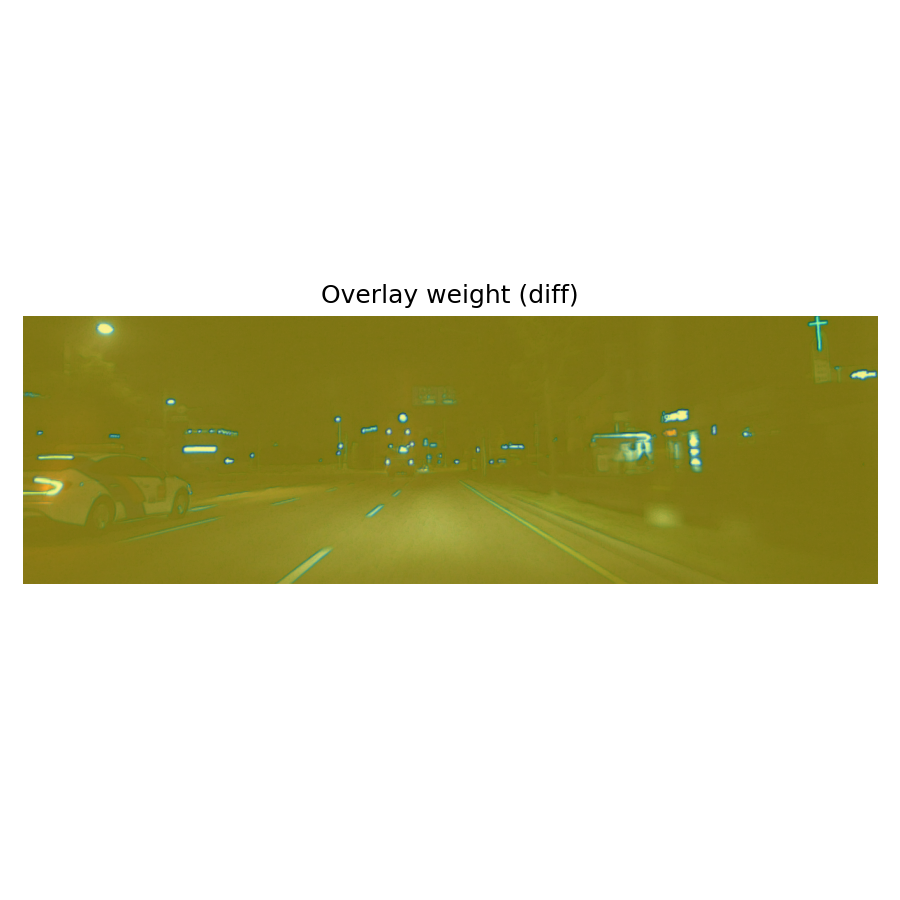
#> input picture testfolder/000096_overlay_weight_diff.png, 900 x 900 px
$ python interactive_bbox_tuner.py 000096_overlay_weight_diff.png
#> lines starting #> are read from the running program, lines starting #| are printed output that depends on the picture; after the words box and inside, x2 and y2 are one past the last pixel; in counts of white or black regions, pixels touching at a corner belong together
#> in main, img is the input picture: shape (900, 900, 3); mean B, G, R 190.3, 217.9, 219.6
# interactive_bbox_tuner.py
# -*- coding: utf-8 -*-
"""
이미지 위에서 바운딩 박스를 클릭으로 지정하고,
해당 영역에만 실시간으로 효과(대비/채도/CLAHE)를 적용.
화살표 키로 강도 조절, s로 저장, m으로 모드 전환.

사용법:
    python interactive_bbox_tuner.py --image /path/to/image.jpg
또는:
    python interactive_bbox_tuner.py /path/to/image.jpg
"""

import cv2
import numpy as np
import argparse
import os
from datetime import datetime

# ----- 유틸 -----
def clamp(arr, low=0, high=255):
    return np.clip(arr, low, high).astype(np.uint8)

# [35 lines left out: functions sorted_box, apply_contrast_roi, apply_saturation_roi, apply_clahe_roi, not called in this run]

# ----- 상태 및 콜백 -----
class BBoxEditor:
    def __init__(self, img):
        self.img = img
        self.h, self.w = img.shape[:2]
#> self.h = 900; self.w = 900
        self.points = []            # [(x1,y1), (x2,y2)]
        self.bbox = None            # (x1,y1,x2,y2)
        self.mode = 'contrast'      # 'contrast' | 'saturation' | 'clahe'
        self.strength = 1.2         # 대비/채도/CLAHE 강도 공용
        self.brightness = 0.0       # 추가 밝기(상/하 방향키)
        self.step = 0.05            # 강도 증감 단위
        self.b_step = 2.0           # 밝기 증감 단위
        self.window = "Interactive BBox Tuner"
        self.help_lines = [
            "왼쪽 클릭 두 번: 박스(왼쪽 위 → 오른쪽 아래)",
            "좌/우 화살표: 강도 - / +",
            "상/하 화살표: 밝기 - / +",
            "m: 모드 전환 (Contrast ↔ Saturation ↔ CLAHE)",
            "r: 박스 초기화, s: 저장, q 또는 ESC: 종료",
        ]
        cv2.namedWindow(self.window, cv2.WINDOW_AUTOSIZE)
        cv2.setMouseCallback(self.window, self.on_mouse)

    # [35 lines left out: functions on_mouse, cycle_mode, adjust_strength, not called in this run]

    def adjust_brightness(self, delta):
        self.brightness = float(np.clip(self.brightness + delta, -100.0, 100.0))

    def render(self):
        # 원본 기준으로 매 프레임 재합성(누적 적용 방지)
        vis = self.img.copy()

        # 박스가 있으면 ROI만 효과 적용
        if self.bbox is not None:
            x1, y1, x2, y2 = self.bbox
            roi = vis[y1:y2, x1:x2]

            if self.mode == 'contrast':
                proc = apply_contrast_roi(roi, alpha=self.strength, beta=self.brightness)
            elif self.mode == 'saturation':
                proc = apply_saturation_roi(roi, sat_scale=self.strength, beta=self.brightness)
            elif self.mode == 'clahe':
                proc = apply_clahe_roi(roi, clip_limit=self.strength, beta=self.brightness)
            else:
                proc = roi

            vis[y1:y2, x1:x2] = proc
            # 박스 테두리
            cv2.rectangle(vis, (x1, y1), (x2, y2), (0, 255, 255), 2, cv2.LINE_AA)

        # 안내 텍스트 오버레이
        self.draw_hud(vis)
        cv2.imshow(self.window, vis)
        return vis

    def draw_hud(self, img):
        pad = 8
        lines = [
            f"Mode: {self.mode.upper()} | Strength: {self.strength:.2f} | Brightness: {self.brightness:.1f}",
        ] + self.help_lines
        # 반투명 패널
        block_h = 20 * len(lines) + pad * 2
        overlay = img.copy()
        cv2.rectangle(overlay, (0, 0), (min(560, img.shape[1]), block_h), (0, 0, 0), -1)
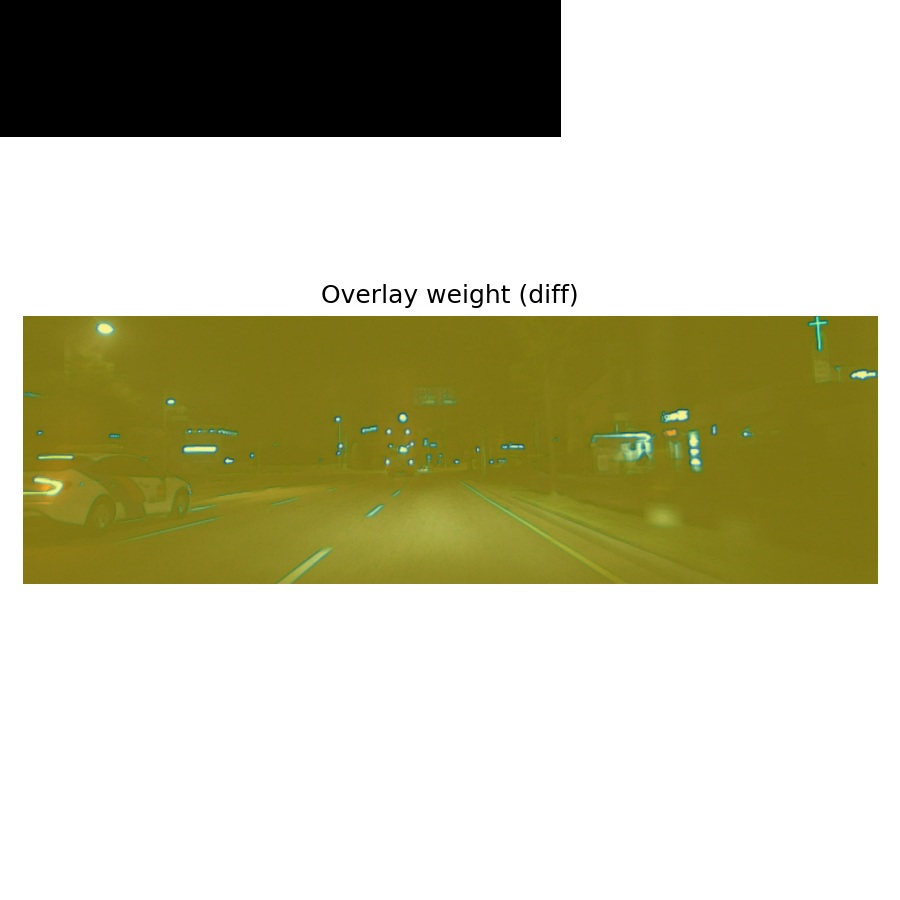
#> overlay: shape (900, 900, 3); 9.49% of pixels changed, all inside (x1, y1, x2, y2) = (0, 0, 561, 137)
        img[:] = cv2.addWeighted(overlay, 0.45, img, 0.55, 0.0)
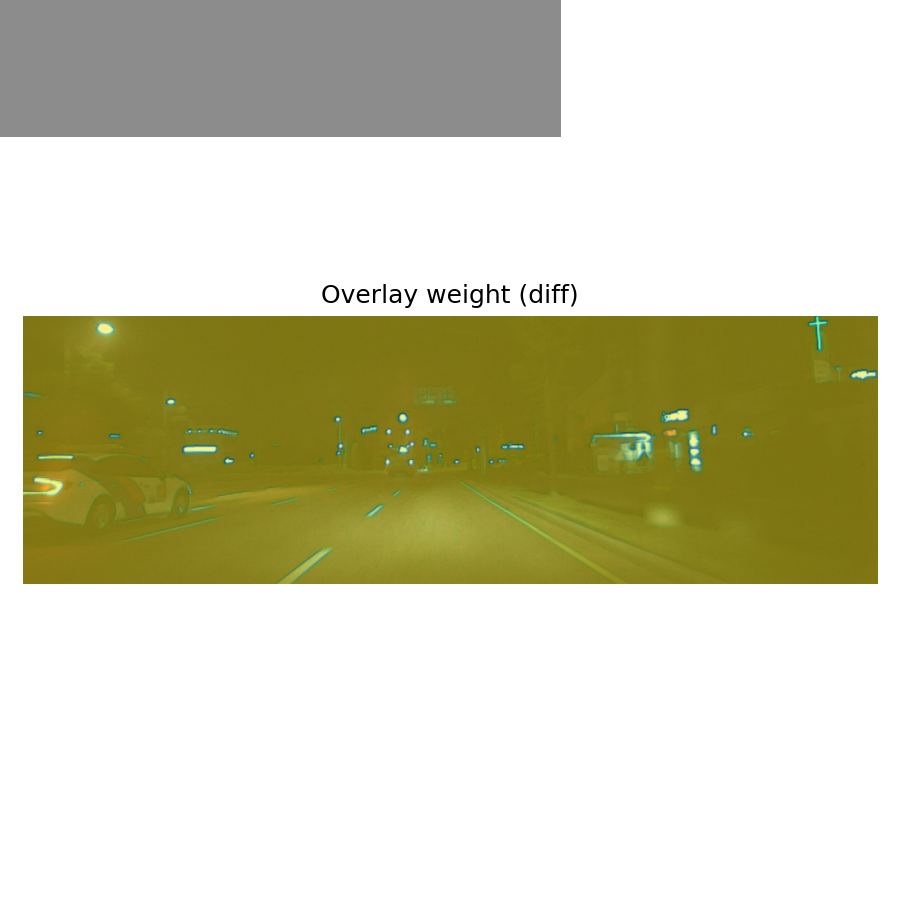
#> img: shape (900, 900, 3); mean B, G, R 179.4, 207, 208.7

        y = pad + 16
        for i, t in enumerate(lines):
            cv2.putText(img, t, (pad, y + i * 20),
                        cv2.FONT_HERSHEY_SIMPLEX, 0.5, (255, 255, 255), 1, cv2.LINE_AA)
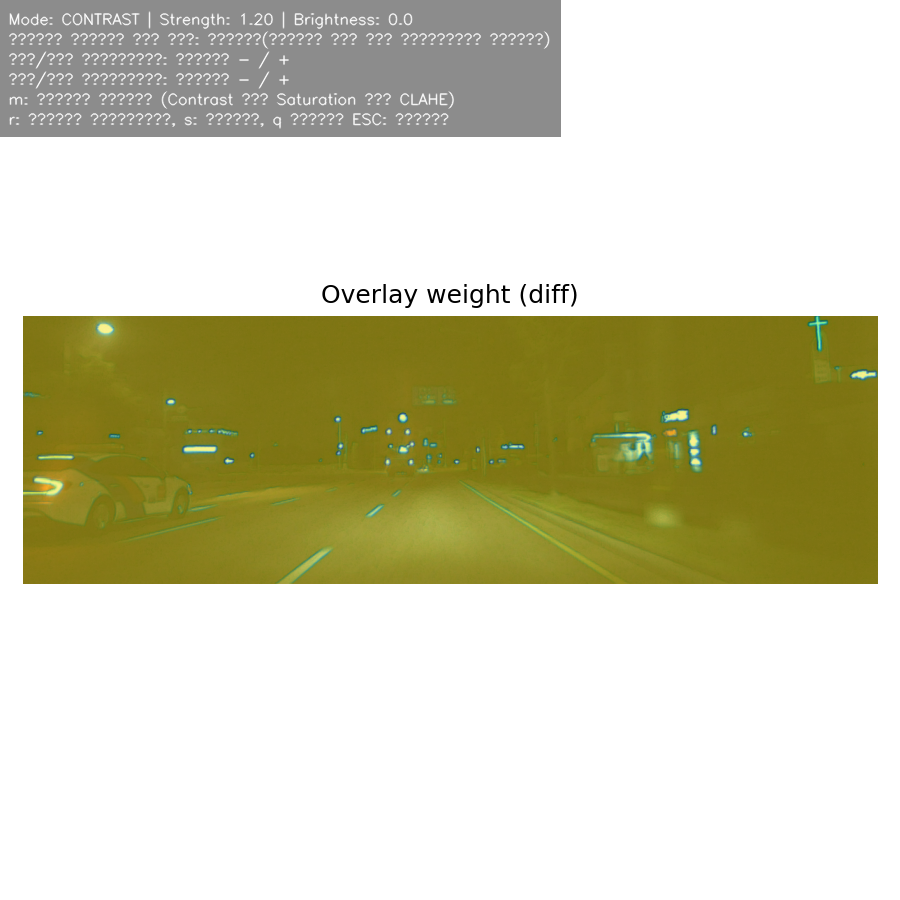
#> img: shape (900, 900, 3); 1.58% of pixels changed, all inside (x1, y1, x2, y2) = (8, 11, 550, 129)

def main():
    parser = argparse.ArgumentParser(description="Interactive BBox Contrast/Saturation/CLAHE Tuner")
    parser.add_argument("image", nargs="?", help="이미지 경로")
    parser.add_argument("--image", help="이미지 경로 (동일)", dest="image_opt")
    args = parser.parse_args()

    image_path = args.image_opt or args.image
    if not image_path or not os.path.exists(image_path):
        print("[!] 이미지 경로를 확인하세요.")
        return

    img = cv2.imread(image_path, cv2.IMREAD_COLOR)
    if img is None:
        print("[!] 이미지를 불러올 수 없습니다.")
        return

    editor = BBoxEditor(img=img)

    # 화살표 키 코드(플랫폼별 대응)
    KEY_LEFTS  = {81, 2424832}
    KEY_RIGHTS = {83, 2555904}
    KEY_UPS    = {82, 2490368}
    KEY_DOWNS  = {84, 2621440}

    # 대체 키(WASD)
    ALT_LEFT, ALT_RIGHT, ALT_UP, ALT_DOWN = ord('a'), ord('d'), ord('w'), ord('s')

    last_vis = None
    while True:
        last_vis = editor.render()
        key = cv2.waitKeyEx(30)
#> (key q is pressed here)
#> key = 113

        if key == -1:
            continue
        # 종료
        if key in (27, ord('q')):  # ESC or 'q'
            break
        # 모드 전환
        if key in (ord('m'), ord('M')):
            editor.cycle_mode()
            continue
        # 박스 리셋
        if key in (ord('r'), ord('R')):
            editor.points = []
            editor.bbox = None
            continue
        # 저장
        if key in (ord('c'), ord('C')):
            # 현재 화면 저장(오버레이 포함)
            ts = datetime.now().strftime("%Y%m%d_%H%M%S")
            base = os.path.splitext(os.path.basename(image_path))[0]
            out_path = f"{base}_interactive_{ts}.png"
            if last_vis is not None:
                cv2.imwrite(out_path, last_vis)
                print(f"[+] 저장: {out_path}")
            continue

        # 강도/밝기 조절
        if key in KEY_LEFTS or key == ALT_LEFT:
            editor.adjust_strength(-editor.step)
        elif key in KEY_RIGHTS or key == ALT_RIGHT:
            editor.adjust_strength(+editor.step)
        elif key in KEY_UPS or key == ALT_UP:
            editor.adjust_brightness(+editor.b_step)
        elif key in KEY_DOWNS or key == ALT_DOWN:
            editor.adjust_brightness(-editor.b_step)

    cv2.destroyAllWindows()

if __name__ == "__main__":
    main()
